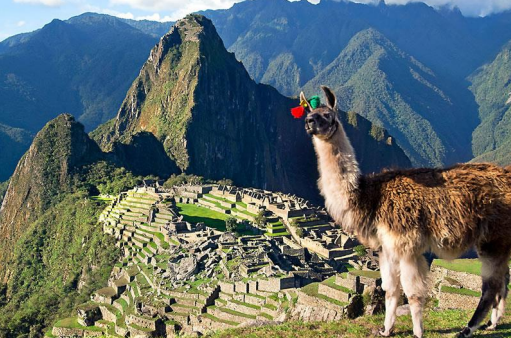
#> input picture Semana2SI/test.png, 511 x 338 px
$ python -i main.py   (imports and definitions only)   (older library calls are emulated)
#> lines starting #> are read from the running program, lines starting #| are printed output that depends on the picture
from tkinter import ttk, filedialog
from tkinter import *

import cv2
from PIL import Image, ImageTk


def puntual_salida():
    resultado = puntual()
    resultado.save("resultadopuntual.tif")
    resultado.show()


def puntual():
    imagen_inicial = Image.open("test.png").convert("L")
    ancho, alto = imagen_inicial.size
    salida = Image.new("L", (ancho, alto))
    for i in range(imagen_inicial.size[0]):
        for j in range(imagen_inicial.size[1]):
            p = imagen_inicial.getpixel((i, j))
            q = 255 - p
            salida.putpixel((i, j), q)
    return salida


def vecindario():
    imagen_inicial = Image.open("test.png").convert("L")
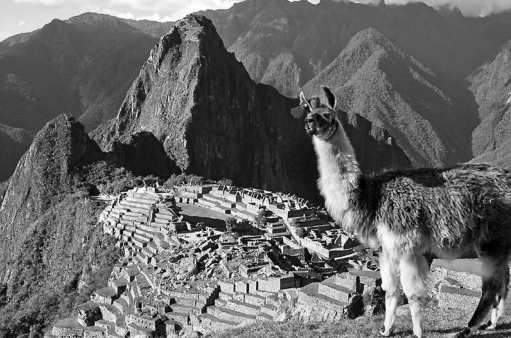
#> imagen_inicial: PIL image 511x338 L; min 0, max 255, mean 104.8
    promedio = [[1 / 9, 1 / 9, 1 / 9],
                [1 / 9, 1 / 9, 1 / 9],
                [1 / 9, 1 / 9, 1 / 9]]
    img = filtrar3x3(imagen_inicial, promedio)
    img.save("resultadovecindario.tif")
    img.show()


def filtrar3x3(I=Image.open("test.png").convert("L"), M=[[1 / 9, 1 / 9, 1 / 9],
                                                         [1 / 9, 1 / 9, 1 / 9],
                                                         [1 / 9, 1 / 9, 1 / 9]]):
    Y = I
    alto, ancho = I.size
#> alto = 511; ancho = 338
    k = len(M) // 2
    Ma = M[0][0]
    Mb = M[0][1]
    Mc = M[0][2]
    Md = M[1][0]
    Me = M[1][1]
    Mf = M[1][2]
    Mg = M[2][0]
    Mh = M[2][1]
    Mi = M[2][2]
    for x in range(k, alto - k, 1):
        for y in range(k, ancho - k, 1):
            la = float(I.getpixel((x - 1, y - 1)))
            lb = float(I.getpixel((x - 1, y)))
            lc = float(I.getpixel((x - 1, y + 1)))
            ld = float(I.getpixel((x, y - 1)))
            le = float(I.getpixel((x, y)))
            lf = float(I.getpixel((x, y + 1)))
            lg = float(I.getpixel((x + 1, y - 1)))
            lh = float(I.getpixel((x + 1, y)))
            li = float(I.getpixel((x + 1, y + 1)))
            q = int(la * Ma + lb * Mb + lc * Mc + ld * Md + le * Me + lf * Mf + lg * Mg + lh * Mh + li * Mi)
            Y.putpixel((x, y), q)
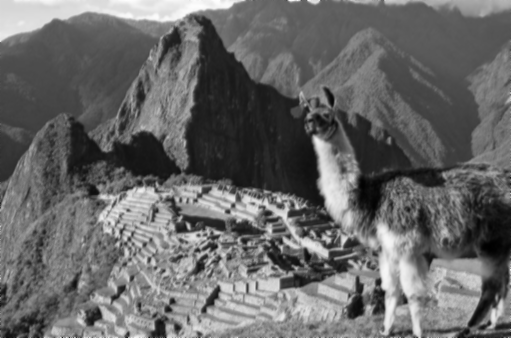
#> Y: PIL image 511x338 L; min 0, max 255, mean 103.9
    return Y


def cargar_imagen():
    path_image = filedialog.askopenfilename()
    image = cv2.imread(path_image)
    image = cv2.cvtColor(image, cv2.COLOR_BGR2RGB)
    im = Image.fromarray(image)
    img = ImageTk.PhotoImage(image=im)
    ventana = Toplevel(root)
    canvas = Canvas(ventana)
    canvas.imageList = []
    canvas.create_image(0, 0, anchor="nw", image=img)
    canvas.imageList.append(img)
    canvas.pack()


def edge_demo():
    image = cv2.imread("test.png")
    blurred = cv2.GaussianBlur(image, (3, 3), 0)
    gray = cv2.cvtColor(blurred, cv2.COLOR_BGR2GRAY)
    grad_x = cv2.Sobel(gray, cv2.CV_16SC1, 1, 0)
    grad_y = cv2.Sobel(gray, cv2.CV_16SC1, 0, 1)
    x_grad = cv2.convertScaleAbs(grad_x)
    y_grad = cv2.convertScaleAbs(grad_y)
    src1 = cv2.addWeighted(x_grad, 0.5, y_grad, 0.5, 0)
    edge = cv2.Canny(src1, 50, 100)
    cv2.imshow("Canny_edge_1", edge)


# [9 lines not run here, left out]

>>> result = vecindario()
